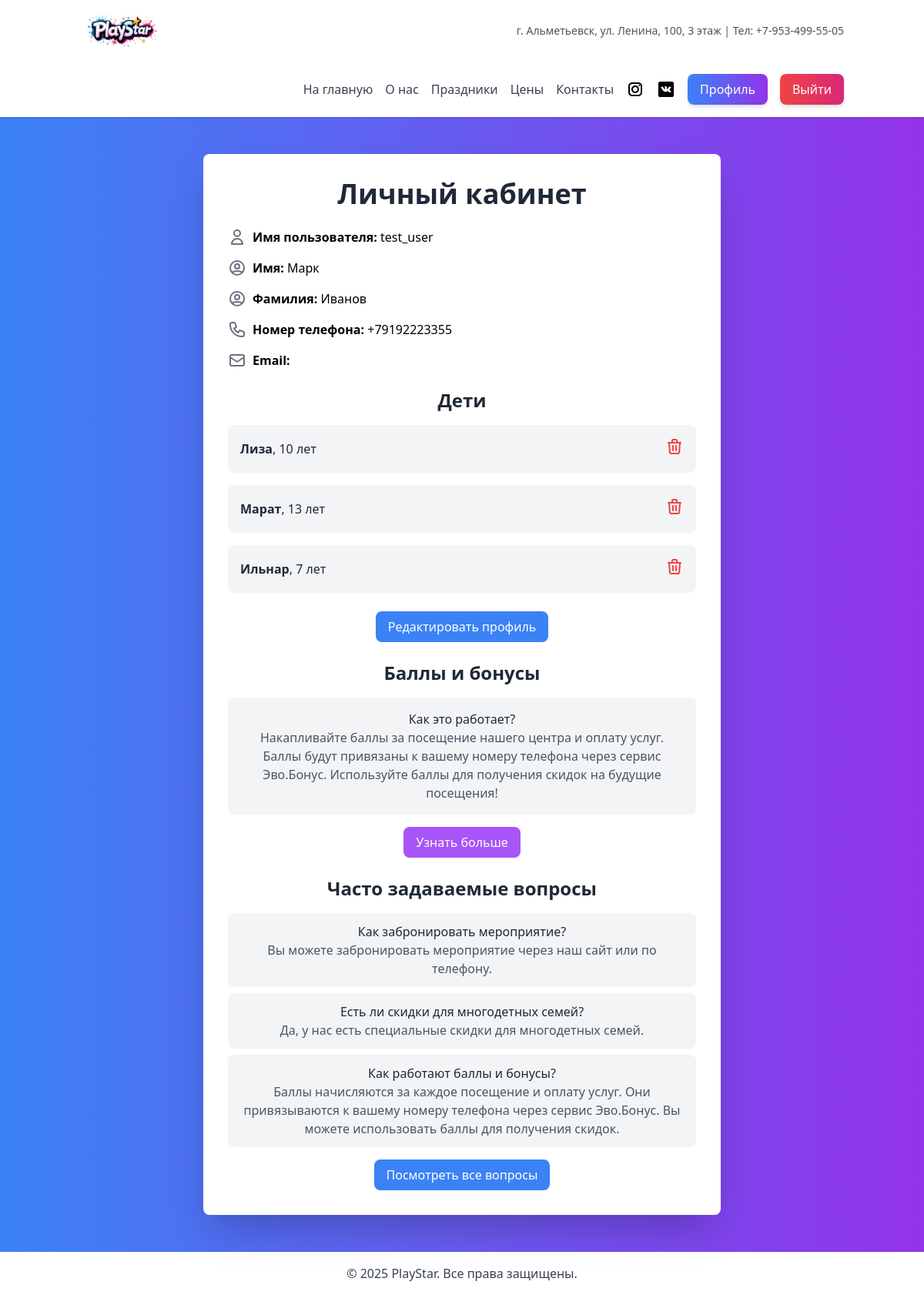
/accounts/profile/ (signed in), run on the app's committed database.
### main/models.py (models this page shows, shortened)
class CustomUser(AbstractUser):
    phone_number = models.CharField(max_length=15, unique=True, verbose_name="Номер телефона")

class Child(models.Model):
    profile = models.ForeignKey(Profile, on_delete=models.CASCADE, related_name='children')
    name = models.CharField(max_length=100, verbose_name="Имя ребенка")
    age = models.PositiveIntegerField(verbose_name="Возраст ребенка")

### accounts/views.py (the view)
# urls.py: path('profile/', profile, name='profile'),
@login_required
def profile(request):
    user = request.user
    if not hasattr(user, 'profile'):
        Profile.objects.create(user=user)
    return render(request, 'accounts/profile.html', {'user': user})

### accounts/templates/accounts/profile.html (shortened to what this page needs)
{% extends 'base.html' %}
{% block content %}
<div class="bg-white p-8 rounded-lg shadow-2xl text-center transform transition-all hover:scale-105 max-w-2xl mx-auto">
    <h2 class="text-4xl font-bold text-gray-800 mb-6">Личный кабинет</h2>
    <div class="space-y-4 text-left">
        <div class="flex items-center space-x-2">
            <svg class="w-6 h-6 text-gray-500" fill="none" stroke="currentColor" viewBox="0 0 24 24">
                <path stroke-linecap="round" stroke-linejoin="round" stroke-width="2" d="M16 7a4 4 0 11-8 0 4 4 0 018 0zM12 14a7 7 0 00-7 7h14a7 7 0 00-7-7z"></path>
            </svg>
            <p><strong>Имя пользователя:</strong> {{ user.username }}</p>
        </div>
        <div class="flex items-center space-x-2">
            <svg class="w-6 h-6 text-gray-500" fill="none" stroke="currentColor" viewBox="0 0 24 24">
                <path stroke-linecap="round" stroke-linejoin="round" stroke-width="2" d="M5.121 17.804A13.937 13.937 0 0112 16c2.5 0 4.847.655 6.879 1.804M15 10a3 3 0 11-6 0 3 3 0 016 0zm6 2a9 9 0 11-18 0 9 9 0 0118 0z"></path>
            </svg>
            <p><strong>Имя:</strong> {{ user.first_name }}</p>
        </div>
        <div class="flex items-center space-x-2">
            <svg class="w-6 h-6 text-gray-500" fill="none" stroke="currentColor" viewBox="0 0 24 24">
                <path stroke-linecap="round" stroke-linejoin="round" stroke-width="2" d="M5.121 17.804A13.937 13.937 0 0112 16c2.5 0 4.847.655 6.879 1.804M15 10a3 3 0 11-6 0 3 3 0 016 0zm6 2a9 9 0 11-18 0 9 9 0 0118 0z"></path>
            </svg>
            <p><strong>Фамилия:</strong> {{ user.last_name }}</p>
        </div>
        <div class="flex items-center space-x-2">
            <p><strong>Номер телефона:</strong> {{ user.phone_number }}</p>
        </div>
        <div class="flex items-center space-x-2">
            <svg class="w-6 h-6 text-gray-500" fill="none" stroke="currentColor" viewBox="0 0 24 24">
                <path stroke-linecap="round" stroke-linejoin="round" stroke-width="2" d="M3 8l7.89 5.26a2 2 0 002.22 0L21 8M5 19h14a2 2 0 002-2V7a2 2 0 00-2-2H5a2 2 0 00-2 2v10a2 2 0 002 2z"></path>
            </svg>
            <p><strong>Email:</strong> {{ user.email }}</p>
        </div>
    </div>
    <div class="mt-6">
        <h3 class="text-2xl font-bold text-gray-800 mb-4">Дети</h3>
        {% if user.profile.children.all %}
            <ul class="space-y-4">
                {% for child in user.profile.children.all %}
                    <li class="flex justify-between items-center bg-gray-100 p-4 rounded-lg">
                        <div>
                            <p class="text-gray-800"><strong>{{ child.name }}</strong>, {{ child.age }} лет</p>
                        </div>
                        <form action="{% url 'delete_child' child.id %}" method="post" class="inline">
                            <button type="submit" class="text-red-500 hover:text-red-700">
                                <svg xmlns="http://www.w3.org/2000/svg" class="h-6 w-6" fill="none" viewBox="0 0 24 24" stroke="currentColor">
                                    <path stroke-linecap="round" stroke-linejoin="round" stroke-width="2" d="M19 7l-.867 12.142A2 2 0 0116.138 21H7.862a2 2 0 01-1.995-1.858L5 7m5 4v6m4-6v6m1-10V4a1 1 0 00-1-1h-4a1 1 0 00-1 1v3M4 7h16" />
                                </svg>
                            </button>
                        </form>
                    </li>
                {% endfor %}
            </ul>
        {% else %}
            <p class="text-gray-600">Дети не добавлены.</p>
        {% endif %}
    </div>
    <div class="mt-6 space-x-4">
        <a href="{% url 'profile_edit' %}" class="inline-block bg-blue-500 text-white py-2 px-4 rounded-lg hover:bg-blue-600 transition duration-300">
            Редактировать профиль
        </a>
    </div>
    <div class="mt-6">
        <h3 class="text-2xl font-bold text-gray-800 mb-4">Баллы и бонусы</h3>
        <div class="bg-gray-100 p-4 rounded-lg">
            <p class="text-gray-800 font-medium">Как это работает?</p>
            <p class="text-gray-600">
                Накапливайте баллы за посещение нашего центра и оплату услуг. Баллы будут привязаны к вашему номеру телефона через сервис Эво.Бонус.
                Используйте баллы для получения скидок на будущие посещения!
            </p>
        </div>
        <a href="#" class="inline-block mt-4 bg-purple-500 text-white py-2 px-4 rounded-lg hover:bg-purple-600 transition duration-300">
            Узнать больше
        </a>
    </div>
    <div class="mt-6">
        <h3 class="text-2xl font-bold text-gray-800 mb-4">Часто задаваемые вопросы</h3>
        <ul class="space-y-2">
            <li class="bg-gray-100 p-3 rounded-lg">
                <p class="text-gray-800 font-medium">Как забронировать мероприятие?</p>
                <p class="text-gray-600">Вы можете забронировать мероприятие через наш сайт или по телефону.</p>
            </li>
            <li class="bg-gray-100 p-3 rounded-lg">
                <p class="text-gray-800 font-medium">Есть ли скидки для многодетных семей?</p>
                <p class="text-gray-600">Да, у нас есть специальные скидки для многодетных семей.</p>
            </li>
            <li class="bg-gray-100 p-3 rounded-lg">
                <p class="text-gray-800 font-medium">Как работают баллы и бонусы?</p>
                <p class="text-gray-600">
                    Баллы начисляются за каждое посещение и оплату услуг. Они привязываются к вашему номеру телефона через сервис Эво.Бонус.
                    Вы можете использовать баллы для получения скидок.
                </p>
            </li>
        </ul>
        <a href="#" class="inline-block mt-4 bg-blue-500 text-white py-2 px-4 rounded-lg hover:bg-blue-600 transition duration-300">
            Посмотреть все вопросы
        </a>
    </div>
</div>
{% endblock %}

### data on the page
CustomUser: username "test_user", first_name "Марк", last_name "Иванов", phone_number "+79192223355"
Child: name "Лиза", age "10"
Child: name "Марат", age "13"
Child: name "Ильнар", age "7"
